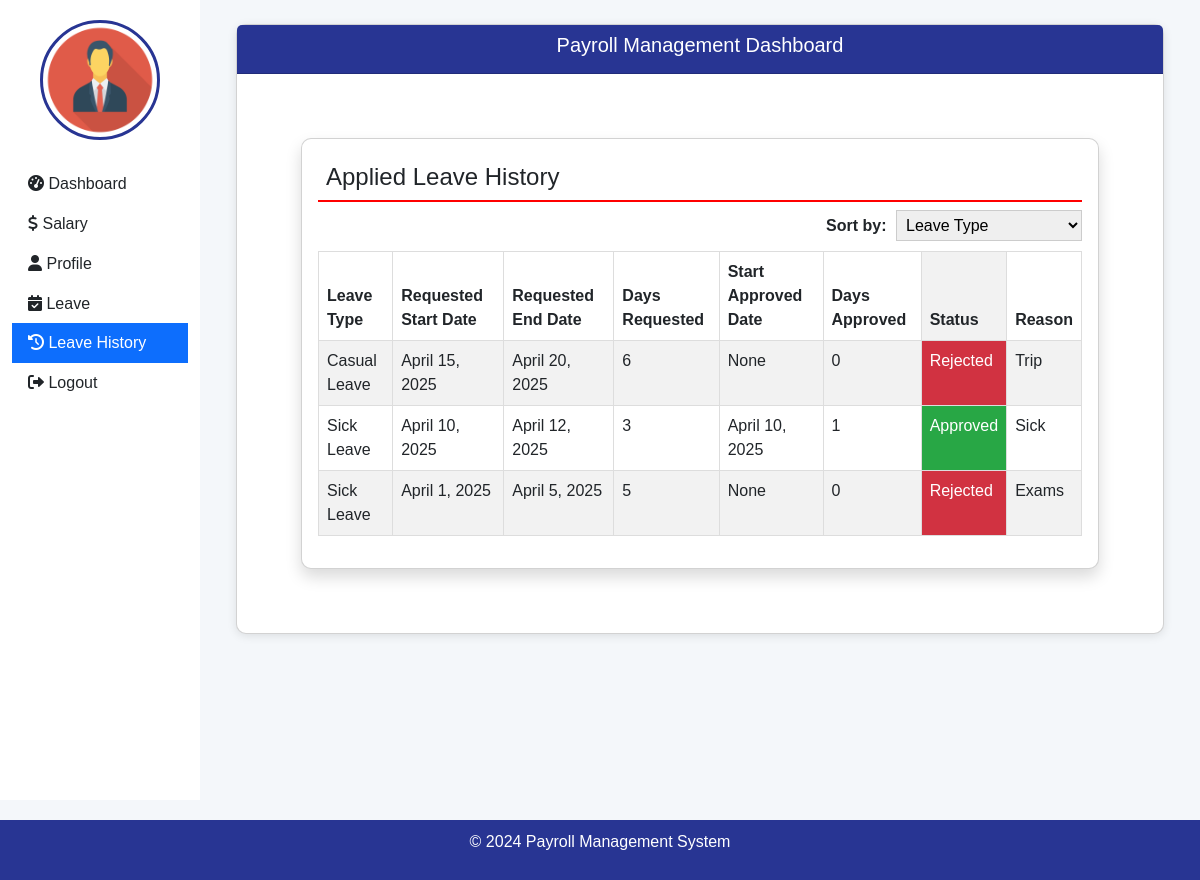
The page /emp_leave_history/ (signed in) on the database its author committed.
### employee/models.py (models this page shows, shortened)
class Leave(models.Model):
    leaveId = models.AutoField(primary_key=True)
    employee = models.ForeignKey('EmployeeDetail', on_delete=models.CASCADE)
    leaveType = models.CharField(max_length=50)
    requestedStartDate = models.DateField()
    requestedEndDate = models.DateField()
    startDate = models.DateField(null=True, blank=True)
    endDate = models.DateField(null=True, blank=True)
    daysRequested = models.PositiveIntegerField()
    daysApproved = models.PositiveIntegerField()
    status = models.CharField(
        max_length=20,
        choices=[('Approved', 'Approved'), ('Pending', 'Pending'), ('Rejected', 'Rejected')],
        default='Pending'
    )
    reason = models.TextField(null=True, blank=True)

### employee/views.py (the view)
# urls.py: path('emp_leave_history/', emp_leave_history ,name='emp_leave_history'),
@login_required
def emp_leave_history(request):
    try:
        employee_detail = EmployeeDetail.objects.get(user=request.user)
    except EmployeeDetail.DoesNotExist:
        employee_detail = None
    if employee_detail:
        applied_leaves = Leave.objects.filter(employee=employee_detail).order_by('-requestedStartDate')
    else:
        applied_leaves = []
    context = {
        'applied_leaves': applied_leaves
    }
    return render(request, 'emp_leave_history.html', context)

### employee/templates/emp_leave_history.html (shortened to what this page needs)
{% extends 'emp_base.html' %}
{% block main %}
<div class="card shadow m-5">
    <div class="card-body">
        <h5 class="p-2" style="border-bottom: 2px solid red; font-size: 24px;">Applied Leave History</h5>
        <div style="text-align: right; margin-bottom: 10px;">
            <label for="sortLeaves" style="font-weight: bold; margin-right: 5px;">Sort by:</label>
            <select id="sortLeaves" style="padding: 5px; border: 1px solid #ccc;">
                <option value="0">Leave Type</option>
            </select>
        </div>
        <div style="max-height: 400px; overflow-y: auto;">
            <table class="table table-striped table-hover" id="leavesTable" style="border-collapse: collapse; width: 100%;">
                <thead class="thead-dark">
                    <tr>
                        <th style="border: 1px solid #ddd; padding: 8px;">Leave Type</th>
                        <th style="border: 1px solid #ddd; padding: 8px;">Requested Start Date</th>
                        <th style="border: 1px solid #ddd; padding: 8px;">Requested End Date</th>
                        <th style="border: 1px solid #ddd; padding: 8px;">Days Requested</th>
                        <th style="border: 1px solid #ddd; padding: 8px;">Start Approved Date</th>
                        <th style="border: 1px solid #ddd; padding: 8px;">Days Approved</th>
                        <th style="border: 1px solid #ddd; padding: 8px; background-color: #f2f2f2;">Status</th>
                        <th style="border: 1px solid #ddd; padding: 8px;">Reason</th>
                    </tr>
                </thead>
                <tbody>
                    {% for leave in applied_leaves %}
                    <tr>
                        <td style="border: 1px solid #ddd; padding: 8px;">{{ leave.leaveType }}</td>
                        <td style="border: 1px solid #ddd; padding: 8px;">{{ leave.requestedStartDate }}</td>
                        <td style="border: 1px solid #ddd; padding: 8px;">{{ leave.requestedEndDate }}</td>
                        <td style="border: 1px solid #ddd; padding: 8px;">{{ leave.daysRequested }}</td>
                        <td style="border: 1px solid #ddd; padding: 8px;">{{ leave.startDate }}</td>
                        <td style="border: 1px solid #ddd; padding: 8px;">{{ leave.daysApproved }}</td>
                        <td style="border: 1px solid #ddd; padding: 8px;
                            {% if leave.status == 'Approved' %} background-color: #28a745; color: white; {% elif leave.status == 'Rejected' %} background-color: #dc3545; color: white; {% elif leave.status == 'Pending' %} background-color: #ffc107; color: #212529; {% endif %}">
                            {{ leave.status }}
                        </td>
                        <td style="border: 1px solid #ddd; padding: 8px;">{{ leave.reason }}</td>
                    </tr>
                    {% endfor %}
                </tbody>
            </table>
        </div>
    </div>
</div>
{% endblock %}

### employee/templates/emp_base.html (style rules this page uses)
body { font-family: 'Arial', sans-serif; background-color: #f4f7fa; }
.card { border-radius: 10px; box-shadow: 0 2px 10px rgba(0, 0, 0, 0.1); }

### rows shown on the page
Leave: leaveType "Casual Leave", requestedStartDate "April 15, 2025", requestedEndDate "April 20, 2025", daysRequested "6", startDate "None", daysApproved "0", status "Rejected", reason "Trip"
Leave: leaveType "Sick Leave", requestedStartDate "April 10, 2025", requestedEndDate "April 12, 2025", daysRequested "3", startDate "April 10, 2025", daysApproved "1", status "Approved", reason "Sick"
Leave: leaveType "Sick Leave", requestedStartDate "April 1, 2025", requestedEndDate "April 5, 2025", daysRequested "5", startDate "None", daysApproved "0", status "Rejected", reason "Exams"
